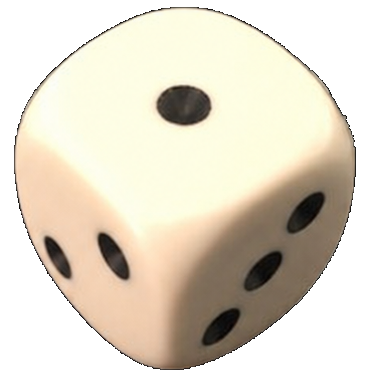
#> input picture Animations/AnimStock/Dices/PNG/Dice_1_white.png, 372 x 382 px, found by its file name; its folder holds only this picture in this run
$ python _colorize.py
#> lines starting #> are read from the running program, lines starting #| are printed output that depends on the picture; after the words box and inside, x2 and y2 are one past the last pixel; in counts of white or black regions, pixels touching at a corner belong together
import numpy as np
from PIL import Image, ImageDraw
import os, glob

BASE = r'C:/Users/jmpir/Dev/LudoPoly/Animations/AnimStock/Dices'

COLORS = {
    'blue':   (59, 130, 246),
    'red':    (239, 68, 68),
    'green':  (34, 197, 94),
    'yellow': (234, 179, 8),
    'orange': (249, 115, 22),
    'purple': (168, 85, 247),
}

def make_background_transparent(img_rgba: Image.Image, thresh: int = 30) -> Image.Image:
    """Flood-fill the background color (whatever it is) from all 4 corners → transparent.
    Each corner's flood uses its own seed color, so different bg colors are handled."""
    img = img_rgba.copy()
    w, h = img.size
    for corner in [(0, 0), (w-1, 0), (0, h-1), (w-1, h-1)]:
        px = img.getpixel(corner)
        if px[3] == 0:
            continue
        ImageDraw.floodfill(img, corner, (0, 0, 0, 0), thresh=thresh)
    return img

# Clear old colored variants (keep white originals)
for old in glob.glob(os.path.join(BASE, 'Dice_[1-6]_*.png')):
    name = os.path.basename(old)
    if '_white' not in name.lower():
        os.remove(old)

count = 0
for value in range(1, 7):
    src_path = os.path.join(BASE, f'Dice_{value}_white.png')
    if not os.path.exists(src_path):
        print('Missing', src_path)
        continue
    src_pil = Image.open(src_path).convert('RGBA')
#> src_pil is the input picture: PIL image 372x382 RGBA; mean R, G, B, A 137.2, 129, 113.3, 166.8
    # Make white background transparent first
    transparent_pil = make_background_transparent(src_pil)
    src = np.array(transparent_pil)
    rgb_f = src[:, :, :3].astype(np.float32) / 255.0
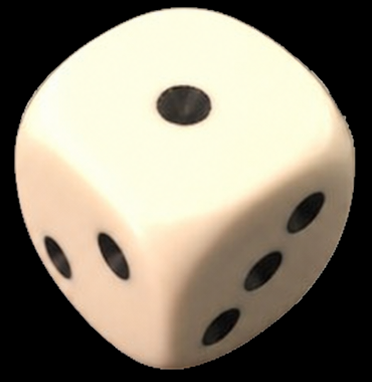
#> rgb_f: shape (382, 372, 3) float32; mean R, G, B 0.538, 0.506, 0.444
    alpha = src[:, :, 3]
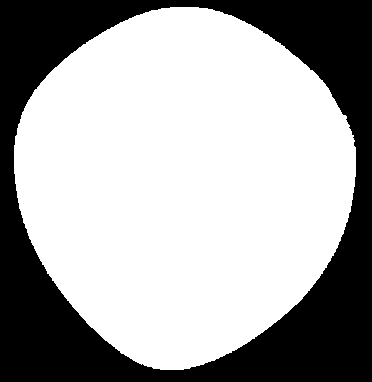
#> alpha: shape (382, 372); 65.4% white; 1 black region, box (x1, y1, x2, y2) and area: (0, 0, 372, 382) 49143

    # Lighten the tint so multiply doesn't darken shading too much.
    # Mix color with white: adjusted = color*(1-w) + 255*w
    LIGHTEN = 0.25
    for color_name, (cr, cg, cb) in COLORS.items():
        adj = np.array([cr, cg, cb], dtype=np.float32) * (1 - LIGHTEN) + 255.0 * LIGHTEN
        target = adj / 255.0
        rec = (rgb_f * target * 255.0).clip(0, 255).astype(np.uint8)
        out_img = np.dstack([rec, alpha])
        out_path = os.path.join(BASE, f'Dice_{value}_{color_name}.png')
        Image.fromarray(out_img, 'RGBA').save(out_path, 'PNG')
        count += 1
#> this loop made 6 passes
#> pass 1, `rec = (rgb_f * target * 255.0).clip(0, 255).astype(np.uint8)`:
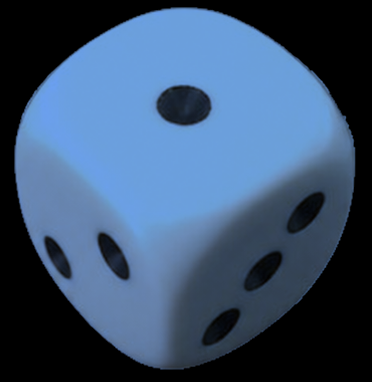
#> rec: shape (382, 372, 3); mean R, G, B 57.8, 81.2, 109.9
#> pass 1, `out_img = np.dstack([rec, alpha])`:
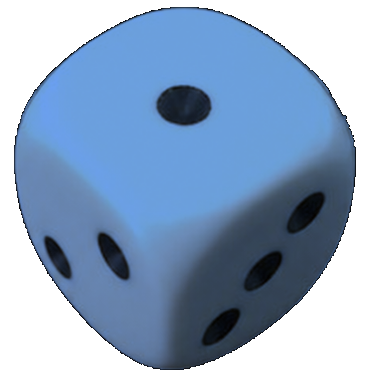
#> out_img: shape (382, 372, 4); mean R, G, B, A 57.8, 81.2, 109.9, 166.8; transparent parts drawn white
#> pass 2, `rec = (rgb_f * target * 255.0).clip(0, 255).astype(np.uint8)`:
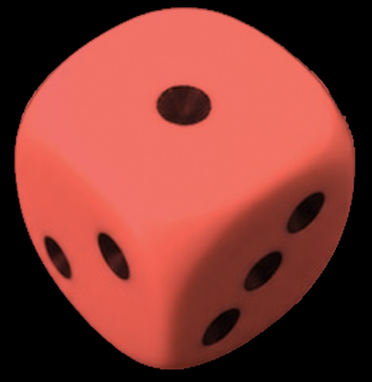
#> rec: shape (382, 372, 3); mean R, G, B 130.5, 57.7, 50.7
#> pass 2, `out_img = np.dstack([rec, alpha])`:
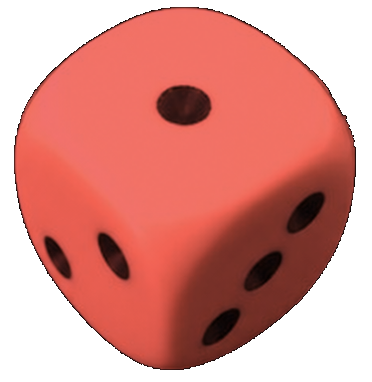
#> out_img: shape (382, 372, 4); mean R, G, B, A 130.5, 57.7, 50.7, 166.8; transparent parts drawn white
#> after the loop:
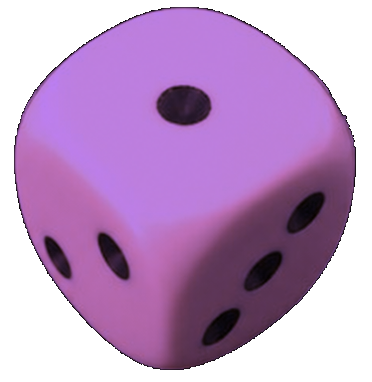
#> out_img: shape (382, 372, 4); mean R, G, B, A 101.8, 64.3, 110.2, 166.8; transparent parts drawn white
#> after the loop, count = 6

print(f'Generated {count} colored dice variants with transparent backgrounds.')
